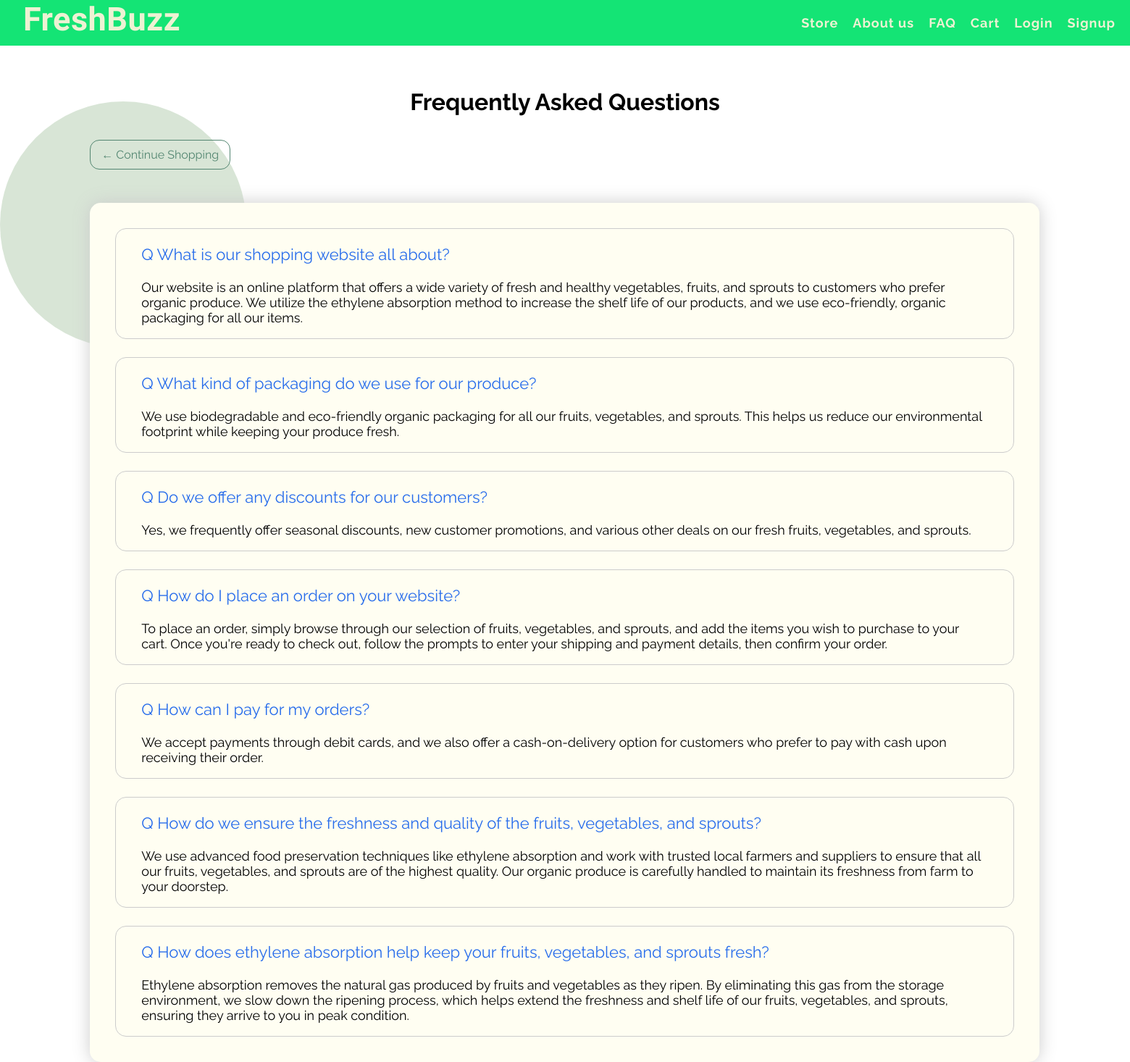
Page /faq on the committed database.
### store/models.py (models this page shows)
class Faq(models.Model):
  queNo = models.IntegerField(null=True)
  que = models.CharField(max_length=500, null=True)
  ans = models.CharField(max_length=500, null=True)
  def getfaq():
    return Faq.objects.filter().order_by('queNo')

### store/views.py (the view)
# urls.py: path('faq', views.faq, name='faq_page'),
def faq(request):
  if request.method == 'GET':
    quelist = Faq.getfaq()
    context = {'ques' : quelist}
    return render(request, 'store/faq.html', context)

### store/templates/store/faq.html (shortened to what this page needs)
{% extends 'store/main.html' %}
{% block content %}
<br><br>
<h1 class="textCenter">Frequently Asked Questions</h1>
<div class="row">
  <div class="col" style="width: 84vw;">
    <a class="darkBtn" href="{% url 'store_page' %}">&#x2190; Continue Shopping</a>
    <br><br><br><br>
    <div class="boxElement">
      {% for que in ques %}
      <div class="faqBox">
        <div class="que">
        <p>Q {{que.que}}</p>
      </div>
      <div class="ans">
        <p>{{que.ans}}</p>
      </div>
      </div>
      {% endfor %}
    </div>
  </div>
</div>
{% endblock %}

### store/templates/store/main.html (style rules this page uses)
body { background-color:#ffffff; overflow-x: hidden; font-family: 'Raleway', sans-serif; margin: 0; padding: 0; }
a { text-decoration: none; }
.textCenter { text-align: center; }
.darkBtn { border: 1px solid #538671; color: #538671; padding: 10px 15px; border-radius: 13px; transition: 0.3s; }
.row { margin: 40px 7%; display: grid; grid-template-columns: auto auto auto auto; width: 170vw }
.col { width: 270px; height: 300px; margin: 5px 15px 30px 15px; }
.boxElement { border-radius: 15px; background-color: #fffef2; padding: 10px; box-shadow:#cccccc 0 0 25px; }

### store/templates/store/faq.html (style rules this page uses)
.faqBox { margin: 25px; padding: 0 35px; border-radius: 15px; border: 1px solid #ccc; }
.que { font-size: 22px; color: #276ceb; }
.ans { font-size: 18px }

### rows in the picture
Faq: que "What is our shopping website all about?", ans "Our website is an online platform that offers a wide variety of fresh and healthy vegetables, fruits, and sprouts to customers who prefer organic produce. We utilize the ethylene absorption method to increase the shelf life of our products, and we use eco-friendly, organic packaging for all our items."
Faq: que "What kind of packaging do we use for our produce?", ans "We use biodegradable and eco-friendly organic packaging for all our fruits, vegetables, and sprouts. This helps us reduce our environmental footprint while keeping your produce fresh."
Faq: que "Do we offer any discounts for our customers?", ans "Yes, we frequently offer seasonal discounts, new customer promotions, and various other deals on our fresh fruits, vegetables, and sprouts."
Faq: que "How do I place an order on your website?", ans "To place an order, simply browse through our selection of fruits, vegetables, and sprouts, and add the items you wish to purchase to your cart. Once you're ready to check out, follow the prompts to enter your shipping and payment details, then confirm your order."
Faq: que "How can I pay for my orders?", ans "We accept payments through debit cards, and we also offer a cash-on-delivery option for customers who prefer to pay with cash upon receiving their order."
Faq: que "How do we ensure the freshness and quality of the fruits, vegetables, and sprouts?", ans "We use advanced food preservation techniques like ethylene absorption and work with trusted local farmers and suppliers to ensure that all our fruits, vegetables, and sprouts are of the highest quality. Our organic produce is carefully handled to maintain its freshness from farm to your doorstep."
Faq: que "How does ethylene absorption help keep your fruits, vegetables, and sprouts fresh?", ans "Ethylene absorption removes the natural gas produced by fruits and vegetables as they ripen. By eliminating this gas from the storage environment, we slow down the ripening process, which helps extend the freshness and shelf life of our fruits, vegetables, and sprouts, ensuring they arrive to you in peak condition."
